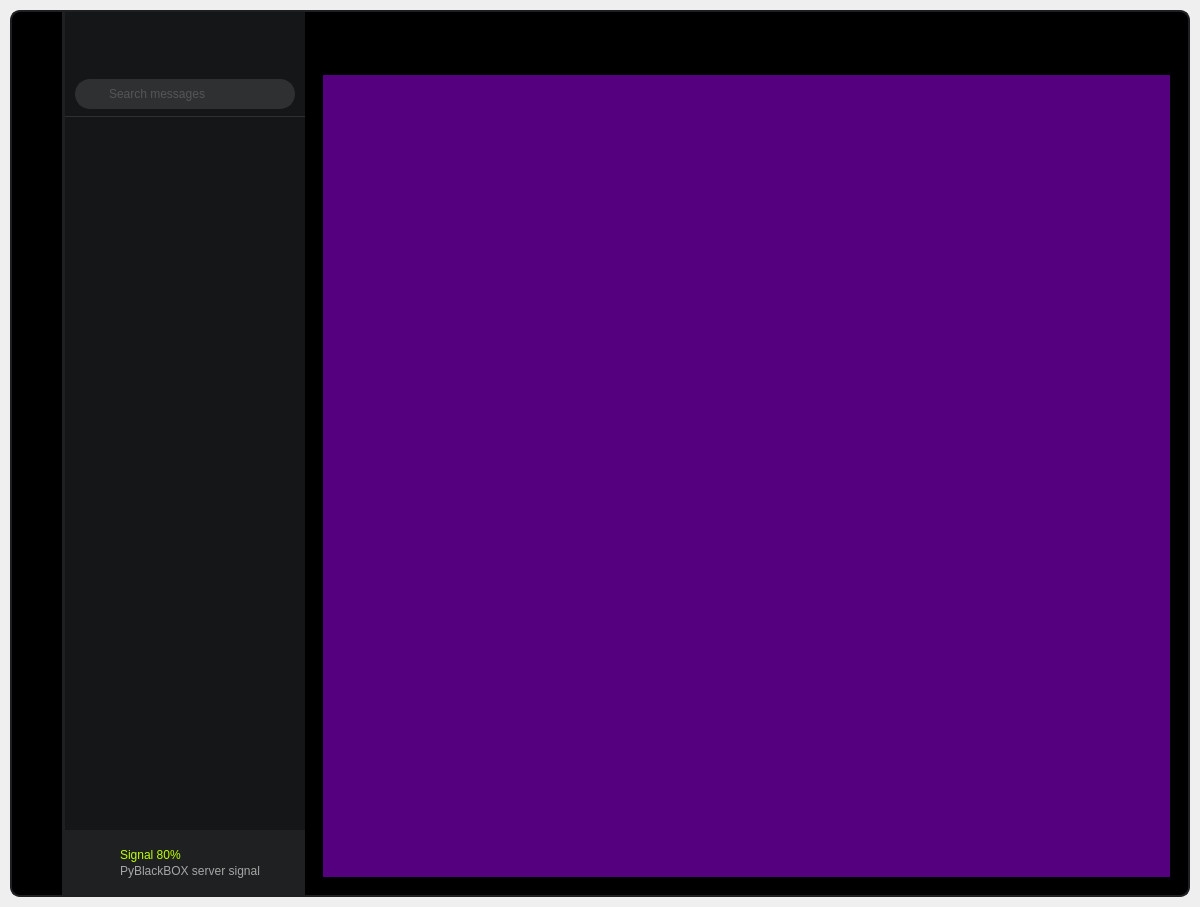
<?xml version="1.0" encoding="UTF-8"?>
<ui version="4.0">
 <class>MainWindow</class>
 <widget class="QMainWindow" name="MainWindow">
  <property name="geometry">
   <rect>
    <x>0</x>
    <y>0</y>
    <width>1200</width>
    <height>907</height>
   </rect>
  </property>
  <property name="windowTitle">
   <string>MainWindow</string>
  </property>
  <widget class="QWidget" name="stylesheet">
   <property name="styleSheet">
    <string notr="true">/* DEFAULT */
QWidget {
	font: 9pt &quot;Segoe UI&quot;;
	color: rgb(230, 230, 230);
	selection-background-color: rgb(86, 115, 0);
}
/* Bg App */
#bg_app {	
	background-color: rgb(0, 0, 0);
	border: 2px solid rgb(30, 32, 33);
}

/* Left Menu */
#left_menu {
	border-top-left-radius: 10px;
	border-bottom-left-radius: 10px;
}

/* Logo Top */
#logo_top {
	background-image: url(:/images_svg/images/images_svg/logo_symbol_top.svg);
	background-position: center;
	background-repeat: no-repeat;
}

/* Buttons */
#left_menu QPushButton {
	border: none;	
	background-color: transparent;
	border-radius: 10px;
	background-repeat: none;
	background-position: center;
}
#left_menu QPushButton:hover {
	background-color: rgb(21, 22, 23);
}
#left_menu QPushButton:pressed {
	background-color: rgb(172, 229, 0);
}
#add_user_btn {	
	background-image: url(:/icons_svg/images/icons_svg/icon_add_user.svg);
}
#settings_btn {	
	background-image: url(:/icons_svg/images/icons_svg/icon_settings.svg);
}

/* Left Messages */
#left_messages {
	background-color: rgb(21, 22, 23);
	border: none;
	border-left: 3px solid rgb(30, 32, 33);
}

/* Top */
#top_messages {
	border: none;
	border-bottom: 1px solid rgb(47, 48, 50);
}

/* Search Message */
#search_sms_frame .QLineEdit {
	border: 2px solid rgb(47, 48, 50);
	border-radius: 15px;
	background-color: rgb(47, 48, 50);
	color: rgb(121, 121, 121);
	padding-left: 30px;
	padding-right: 10px;
	background-image: url(:/icons_svg/images/icons_svg/icon_search.svg);
	background-repeat: none;
	background-position: left center;
}
#search_sms_frame .QLineEdit:hover {
	color: rgb(230, 230, 230);
	border: 2px solid rgb(62, 63, 66);
}
#search_sms_frame .QLineEdit:focus {
	color: rgb(230, 230, 230);
	border: 2px solid rgb(53, 54, 56);
	background-color: rgb(14, 14, 15);
}

/* Menus Scroll Area */
#left_messages_scroll, #messages_scroll {
	background-color: transparent;
}

/* Bottom / Signal */
#bottom_messages {	
	background-color: rgb(30, 32, 33);
}
#signal_icon { 
	background-image: url(:/icons_svg/images/icons_svg/icon_signal.svg);
	background-repeat: none;
	background-position: left center;
}
#label_top{	
	font: 800 10pt &quot;Segoe UI&quot;;
	color: rgb(189, 255, 0);
}
#label_bottom {	
	color: rgb(166, 166, 166);
}

/* Right Content */
#right_content {
	border-top-right-radius: 10px;
	border-bottom-right-radius: 10px;
}

/* Top Bar */
#top_bar {
	border-top-right-radius: 10px;
}

/* Title Bar */
#title_bar {
	background-image: url(:/images_svg/images/images_svg/text_logo.svg);
	background-repeat: no-repeat;
	background-position: left center;
	border-left: 15px solid transparent;
}

/* Top BTNs */
#top_btns {  }
#top_btns .QPushButton {	
	background-position: center;
    background-repeat: no-repeat;
	border: none;
	outline: none;
	border-radius: 8px;
	text-align: left;
}
#top_btns .QPushButton:hover { background-color: rgb(21, 22, 23); }
#top_btns .QPushButton:pressed { background-color: rgb(172, 229, 0); }
#top_btns #close_app_btn:hover { background-color: rgb(255, 0, 127); }
#top_btns #close_app_btn:pressed { background-color: rgb(172, 229, 0); }

/* Content / Pages */
#app_pages {
	background-color: transparent;
}
/* /////////////////////////////////////////////////////////////////////////////////////////////////
ScrollBars */
QScrollBar:horizontal {
    border: none;
    background: rgb(52, 59, 72);
    height: 8px;
    margin: 0px 21px 0 21px;
	border-radius: 0px;
}
QScrollBar::handle:horizontal {
    background: rgb(47, 48, 50);
    min-width: 25px;
	border-radius: 4px
}
QScrollBar::add-line:horizontal {
    border: none;
    background: rgb(55, 63, 77);
    width: 20px;
	border-top-right-radius: 4px;
    border-bottom-right-radius: 4px;
    subcontrol-position: right;
    subcontrol-origin: margin;
}
QScrollBar::sub-line:horizontal {
    border: none;
    background: rgb(55, 63, 77);
    width: 20px;
	border-top-left-radius: 4px;
    border-bottom-left-radius: 4px;
    subcontrol-position: left;
    subcontrol-origin: margin;
}
QScrollBar::up-arrow:horizontal, QScrollBar::down-arrow:horizontal
{
     background: none;
}
QScrollBar::add-page:horizontal, QScrollBar::sub-page:horizontal
{
     background: none;
}
 QScrollBar:vertical {
	border: none;
    background: rgb(52, 59, 72);
    width: 8px;
    margin: 21px 0 21px 0;
	border-radius: 0px;
 }
 QScrollBar::handle:vertical {	
	background: rgb(47, 48, 50);
    min-height: 25px;
	border-radius: 4px
 }
 QScrollBar::add-line:vertical {
     border: none;
    background: transparent;
     height: 10px;
    border-radius: 4px;
     subcontrol-position: bottom;
     subcontrol-origin: margin;
 }
 QScrollBar::sub-line:vertical {
	border: none;
    background: transparent;
    height: 10px;
    border-radius: 4px;
     subcontrol-position: top;
     subcontrol-origin: margin;
 }
 QScrollBar::up-arrow:vertical, QScrollBar::down-arrow:vertical {
     background: none;
 }

 QScrollBar::add-page:vertical, QScrollBar::sub-page:vertical {
     background: none;
 }

</string>
   </property>
   <layout class="QVBoxLayout" name="margins_app">
    <property name="spacing">
     <number>0</number>
    </property>
    <property name="leftMargin">
     <number>10</number>
    </property>
    <property name="topMargin">
     <number>10</number>
    </property>
    <property name="rightMargin">
     <number>10</number>
    </property>
    <property name="bottomMargin">
     <number>10</number>
    </property>
    <item>
     <widget class="QFrame" name="bg_app">
      <property name="styleSheet">
       <string notr="true">#bg_app { border-radius: 10px; }</string>
      </property>
      <property name="frameShape">
       <enum>QFrame::NoFrame</enum>
      </property>
      <property name="frameShadow">
       <enum>QFrame::Raised</enum>
      </property>
      <property name="lineWidth">
       <number>0</number>
      </property>
      <layout class="QVBoxLayout" name="base_Layout">
       <property name="spacing">
        <number>0</number>
       </property>
       <property name="leftMargin">
        <number>0</number>
       </property>
       <property name="topMargin">
        <number>0</number>
       </property>
       <property name="rightMargin">
        <number>0</number>
       </property>
       <property name="bottomMargin">
        <number>0</number>
       </property>
       <item>
        <layout class="QHBoxLayout" name="horizontal_Layout">
         <property name="spacing">
          <number>0</number>
         </property>
         <item>
          <widget class="QFrame" name="left_menu">
           <property name="minimumSize">
            <size>
             <width>50</width>
             <height>0</height>
            </size>
           </property>
           <property name="maximumSize">
            <size>
             <width>50</width>
             <height>16777215</height>
            </size>
           </property>
           <property name="frameShape">
            <enum>QFrame::NoFrame</enum>
           </property>
           <property name="frameShadow">
            <enum>QFrame::Raised</enum>
           </property>
           <property name="lineWidth">
            <number>0</number>
           </property>
           <layout class="QVBoxLayout" name="vertical_left_menu_layout">
            <property name="spacing">
             <number>0</number>
            </property>
            <property name="leftMargin">
             <number>0</number>
            </property>
            <property name="topMargin">
             <number>0</number>
            </property>
            <property name="rightMargin">
             <number>0</number>
            </property>
            <property name="bottomMargin">
             <number>0</number>
            </property>
            <item>
             <widget class="QLabel" name="logo_top">
              <property name="minimumSize">
               <size>
                <width>50</width>
                <height>50</height>
               </size>
              </property>
              <property name="maximumSize">
               <size>
                <width>50</width>
                <height>50</height>
               </size>
              </property>
             </widget>
            </item>
            <item>
             <widget class="QFrame" name="top_menus">
              <property name="minimumSize">
               <size>
                <width>0</width>
                <height>50</height>
               </size>
              </property>
              <property name="frameShape">
               <enum>QFrame::NoFrame</enum>
              </property>
              <property name="frameShadow">
               <enum>QFrame::Raised</enum>
              </property>
              <layout class="QVBoxLayout" name="top_menus_layout">
               <property name="spacing">
                <number>5</number>
               </property>
               <property name="leftMargin">
                <number>5</number>
               </property>
               <property name="topMargin">
                <number>5</number>
               </property>
               <property name="rightMargin">
                <number>5</number>
               </property>
               <property name="bottomMargin">
                <number>5</number>
               </property>
              </layout>
             </widget>
            </item>
            <item>
             <spacer name="spacer_vertical_menu">
              <property name="orientation">
               <enum>Qt::Vertical</enum>
              </property>
              <property name="sizeHint" stdset="0">
               <size>
                <width>20</width>
                <height>40</height>
               </size>
              </property>
             </spacer>
            </item>
            <item>
             <widget class="QFrame" name="bottom_menus">
              <property name="minimumSize">
               <size>
                <width>0</width>
                <height>50</height>
               </size>
              </property>
              <property name="frameShape">
               <enum>QFrame::NoFrame</enum>
              </property>
              <property name="frameShadow">
               <enum>QFrame::Raised</enum>
              </property>
              <layout class="QVBoxLayout" name="bottom_menus_layout">
               <property name="spacing">
                <number>5</number>
               </property>
               <property name="sizeConstraint">
                <enum>QLayout::SetMinAndMaxSize</enum>
               </property>
               <property name="leftMargin">
                <number>5</number>
               </property>
               <property name="topMargin">
                <number>5</number>
               </property>
               <property name="rightMargin">
                <number>5</number>
               </property>
               <property name="bottomMargin">
                <number>5</number>
               </property>
              </layout>
             </widget>
            </item>
           </layout>
          </widget>
         </item>
         <item>
          <widget class="QFrame" name="left_messages">
           <property name="minimumSize">
            <size>
             <width>243</width>
             <height>0</height>
            </size>
           </property>
           <property name="maximumSize">
            <size>
             <width>243</width>
             <height>16777215</height>
            </size>
           </property>
           <property name="frameShape">
            <enum>QFrame::NoFrame</enum>
           </property>
           <property name="frameShadow">
            <enum>QFrame::Raised</enum>
           </property>
           <property name="lineWidth">
            <number>0</number>
           </property>
           <layout class="QVBoxLayout" name="left_box_layout">
            <property name="spacing">
             <number>0</number>
            </property>
            <property name="leftMargin">
             <number>0</number>
            </property>
            <property name="topMargin">
             <number>0</number>
            </property>
            <property name="rightMargin">
             <number>0</number>
            </property>
            <property name="bottomMargin">
             <number>0</number>
            </property>
            <item>
             <widget class="QFrame" name="top_messages">
              <property name="minimumSize">
               <size>
                <width>0</width>
                <height>105</height>
               </size>
              </property>
              <property name="maximumSize">
               <size>
                <width>16777215</width>
                <height>105</height>
               </size>
              </property>
              <property name="frameShape">
               <enum>QFrame::NoFrame</enum>
              </property>
              <property name="frameShadow">
               <enum>QFrame::Raised</enum>
              </property>
              <layout class="QVBoxLayout" name="top_messages_layout">
               <property name="spacing">
                <number>0</number>
               </property>
               <property name="leftMargin">
                <number>0</number>
               </property>
               <property name="topMargin">
                <number>0</number>
               </property>
               <property name="rightMargin">
                <number>0</number>
               </property>
               <property name="bottomMargin">
                <number>0</number>
               </property>
               <item>
                <widget class="QFrame" name="top_user_frame">
                 <property name="minimumSize">
                  <size>
                   <width>0</width>
                   <height>60</height>
                  </size>
                 </property>
                 <property name="maximumSize">
                  <size>
                   <width>16777215</width>
                   <height>60</height>
                  </size>
                 </property>
                 <property name="frameShape">
                  <enum>QFrame::NoFrame</enum>
                 </property>
                 <property name="frameShadow">
                  <enum>QFrame::Raised</enum>
                 </property>
                </widget>
               </item>
               <item>
                <widget class="QFrame" name="search_sms_frame">
                 <property name="minimumSize">
                  <size>
                   <width>0</width>
                   <height>40</height>
                  </size>
                 </property>
                 <property name="maximumSize">
                  <size>
                   <width>16777215</width>
                   <height>40</height>
                  </size>
                 </property>
                 <property name="frameShape">
                  <enum>QFrame::NoFrame</enum>
                 </property>
                 <property name="frameShadow">
                  <enum>QFrame::Raised</enum>
                 </property>
                 <layout class="QVBoxLayout" name="verticalLayout_6">
                  <property name="spacing">
                   <number>0</number>
                  </property>
                  <property name="leftMargin">
                   <number>10</number>
                  </property>
                  <property name="topMargin">
                   <number>0</number>
                  </property>
                  <property name="rightMargin">
                   <number>10</number>
                  </property>
                  <property name="bottomMargin">
                   <number>0</number>
                  </property>
                  <item alignment="Qt::AlignVCenter">
                   <widget class="QLineEdit" name="search_line_edit">
                    <property name="minimumSize">
                     <size>
                      <width>0</width>
                      <height>30</height>
                     </size>
                    </property>
                    <property name="maximumSize">
                     <size>
                      <width>16777215</width>
                      <height>40</height>
                     </size>
                    </property>
                    <property name="placeholderText">
                     <string>Search messages</string>
                    </property>
                   </widget>
                  </item>
                 </layout>
                </widget>
               </item>
              </layout>
             </widget>
            </item>
            <item>
             <widget class="QScrollArea" name="left_messages_scroll">
              <property name="frameShape">
               <enum>QFrame::NoFrame</enum>
              </property>
              <property name="verticalScrollBarPolicy">
               <enum>Qt::ScrollBarAlwaysOff</enum>
              </property>
              <property name="horizontalScrollBarPolicy">
               <enum>Qt::ScrollBarAlwaysOff</enum>
              </property>
              <property name="widgetResizable">
               <bool>true</bool>
              </property>
              <widget class="QWidget" name="messages_scroll">
               <property name="geometry">
                <rect>
                 <x>0</x>
                 <y>0</y>
                 <width>240</width>
                 <height>711</height>
                </rect>
               </property>
               <layout class="QVBoxLayout" name="messages_layout_base">
                <property name="spacing">
                 <number>0</number>
                </property>
                <property name="leftMargin">
                 <number>0</number>
                </property>
                <property name="topMargin">
                 <number>5</number>
                </property>
                <property name="rightMargin">
                 <number>0</number>
                </property>
                <property name="bottomMargin">
                 <number>5</number>
                </property>
                <item alignment="Qt::AlignTop">
                 <widget class="QFrame" name="messages_frame">
                  <property name="frameShape">
                   <enum>QFrame::NoFrame</enum>
                  </property>
                  <property name="frameShadow">
                   <enum>QFrame::Raised</enum>
                  </property>
                  <layout class="QVBoxLayout" name="messages_layout">
                   <property name="spacing">
                    <number>5</number>
                   </property>
                   <property name="leftMargin">
                    <number>0</number>
                   </property>
                   <property name="topMargin">
                    <number>0</number>
                   </property>
                   <property name="rightMargin">
                    <number>0</number>
                   </property>
                   <property name="bottomMargin">
                    <number>0</number>
                   </property>
                  </layout>
                 </widget>
                </item>
               </layout>
              </widget>
             </widget>
            </item>
            <item>
             <widget class="QFrame" name="bottom_messages">
              <property name="minimumSize">
               <size>
                <width>0</width>
                <height>65</height>
               </size>
              </property>
              <property name="maximumSize">
               <size>
                <width>16777215</width>
                <height>65</height>
               </size>
              </property>
              <property name="frameShape">
               <enum>QFrame::NoFrame</enum>
              </property>
              <property name="frameShadow">
               <enum>QFrame::Raised</enum>
              </property>
              <layout class="QVBoxLayout" name="verticalLayout_5">
               <property name="spacing">
                <number>0</number>
               </property>
               <property name="leftMargin">
                <number>15</number>
               </property>
               <property name="topMargin">
                <number>0</number>
               </property>
               <property name="rightMargin">
                <number>10</number>
               </property>
               <property name="bottomMargin">
                <number>0</number>
               </property>
               <item alignment="Qt::AlignVCenter">
                <widget class="QFrame" name="signal_frame">
                 <property name="minimumSize">
                  <size>
                   <width>0</width>
                   <height>35</height>
                  </size>
                 </property>
                 <property name="maximumSize">
                  <size>
                   <width>16777215</width>
                   <height>35</height>
                  </size>
                 </property>
                 <property name="frameShape">
                  <enum>QFrame::NoFrame</enum>
                 </property>
                 <property name="frameShadow">
                  <enum>QFrame::Raised</enum>
                 </property>
                 <layout class="QHBoxLayout" name="horizontalLayout_2">
                  <property name="spacing">
                   <number>10</number>
                  </property>
                  <property name="leftMargin">
                   <number>0</number>
                  </property>
                  <property name="topMargin">
                   <number>0</number>
                  </property>
                  <property name="rightMargin">
                   <number>0</number>
                  </property>
                  <property name="bottomMargin">
                   <number>0</number>
                  </property>
                  <item>
                   <widget class="QFrame" name="signal_icon">
                    <property name="maximumSize">
                     <size>
                      <width>30</width>
                      <height>16777215</height>
                     </size>
                    </property>
                    <property name="frameShape">
                     <enum>QFrame::NoFrame</enum>
                    </property>
                    <property name="frameShadow">
                     <enum>QFrame::Raised</enum>
                    </property>
                   </widget>
                  </item>
                  <item>
                   <widget class="QFrame" name="signal_text">
                    <property name="frameShape">
                     <enum>QFrame::NoFrame</enum>
                    </property>
                    <property name="frameShadow">
                     <enum>QFrame::Raised</enum>
                    </property>
                    <layout class="QVBoxLayout" name="verticalLayout_7">
                     <property name="spacing">
                      <number>0</number>
                     </property>
                     <property name="leftMargin">
                      <number>0</number>
                     </property>
                     <property name="topMargin">
                      <number>2</number>
                     </property>
                     <property name="rightMargin">
                      <number>0</number>
                     </property>
                     <property name="bottomMargin">
                      <number>2</number>
                     </property>
                     <item>
                      <widget class="QLabel" name="label_top">
                       <property name="text">
                        <string>Signal 80%</string>
                       </property>
                      </widget>
                     </item>
                     <item>
                      <widget class="QLabel" name="label_bottom">
                       <property name="text">
                        <string>PyBlackBOX server signal</string>
                       </property>
                      </widget>
                     </item>
                    </layout>
                   </widget>
                  </item>
                 </layout>
                </widget>
               </item>
              </layout>
             </widget>
            </item>
           </layout>
          </widget>
         </item>
         <item>
          <widget class="QFrame" name="right_content">
           <property name="font">
            <font>
             <family>Segoe UI</family>
             <pointsize>9</pointsize>
             <weight>50</weight>
             <italic>false</italic>
             <bold>false</bold>
             <stylestrategy>PreferAntialias</stylestrategy>
            </font>
           </property>
           <property name="frameShape">
            <enum>QFrame::NoFrame</enum>
           </property>
           <property name="frameShadow">
            <enum>QFrame::Raised</enum>
           </property>
           <property name="lineWidth">
            <number>0</number>
           </property>
           <layout class="QVBoxLayout" name="verticalLayout">
            <property name="spacing">
             <number>0</number>
            </property>
            <property name="leftMargin">
             <number>0</number>
            </property>
            <property name="topMargin">
             <number>0</number>
            </property>
            <property name="rightMargin">
             <number>0</number>
            </property>
            <property name="bottomMargin">
             <number>0</number>
            </property>
            <item>
             <widget class="QFrame" name="top_bar">
              <property name="minimumSize">
               <size>
                <width>0</width>
                <height>45</height>
               </size>
              </property>
              <property name="maximumSize">
               <size>
                <width>16777215</width>
                <height>45</height>
               </size>
              </property>
              <property name="frameShape">
               <enum>QFrame::NoFrame</enum>
              </property>
              <property name="frameShadow">
               <enum>QFrame::Raised</enum>
              </property>
              <property name="lineWidth">
               <number>0</number>
              </property>
              <layout class="QHBoxLayout" name="horizontalLayout">
               <property name="spacing">
                <number>0</number>
               </property>
               <property name="leftMargin">
                <number>0</number>
               </property>
               <property name="topMargin">
                <number>0</number>
               </property>
               <property name="rightMargin">
                <number>0</number>
               </property>
               <property name="bottomMargin">
                <number>0</number>
               </property>
               <item>
                <widget class="QLabel" name="title_bar">
                 <property name="lineWidth">
                  <number>0</number>
                 </property>
                 <property name="text">
                  <string/>
                 </property>
                </widget>
               </item>
               <item>
                <widget class="QFrame" name="top_btns">
                 <property name="maximumSize">
                  <size>
                   <width>100</width>
                   <height>16777215</height>
                  </size>
                 </property>
                 <property name="frameShape">
                  <enum>QFrame::NoFrame</enum>
                 </property>
                 <property name="frameShadow">
                  <enum>QFrame::Raised</enum>
                 </property>
                 <property name="lineWidth">
                  <number>0</number>
                 </property>
                 <layout class="QHBoxLayout" name="top_btn_layout">
                  <property name="spacing">
                   <number>4</number>
                  </property>
                  <property name="leftMargin">
                   <number>0</number>
                  </property>
                  <property name="topMargin">
                   <number>0</number>
                  </property>
                  <property name="rightMargin">
                   <number>0</number>
                  </property>
                  <property name="bottomMargin">
                   <number>0</number>
                  </property>
                  <item>
                   <widget class="QPushButton" name="minimize_app_btn">
                    <property name="minimumSize">
                     <size>
                      <width>28</width>
                      <height>28</height>
                     </size>
                    </property>
                    <property name="maximumSize">
                     <size>
                      <width>28</width>
                      <height>28</height>
                     </size>
                    </property>
                    <property name="font">
                     <font>
                      <family>Segoe UI</family>
                      <pointsize>9</pointsize>
                      <weight>50</weight>
                      <italic>false</italic>
                      <bold>false</bold>
                      <stylestrategy>NoAntialias</stylestrategy>
                     </font>
                    </property>
                    <property name="cursor">
                     <cursorShape>PointingHandCursor</cursorShape>
                    </property>
                    <property name="toolTip">
                     <string>Minimize</string>
                    </property>
                    <property name="styleSheet">
                     <string notr="true">background-image: url(:/icons_svg/images/icons_svg/icon_minimize.svg);</string>
                    </property>
                    <property name="text">
                     <string/>
                    </property>
                    <property name="iconSize">
                     <size>
                      <width>20</width>
                      <height>20</height>
                     </size>
                    </property>
                   </widget>
                  </item>
                  <item>
                   <widget class="QPushButton" name="maximize_restore_app_btn">
                    <property name="minimumSize">
                     <size>
                      <width>28</width>
                      <height>28</height>
                     </size>
                    </property>
                    <property name="maximumSize">
                     <size>
                      <width>28</width>
                      <height>28</height>
                     </size>
                    </property>
                    <property name="font">
                     <font>
                      <family>Segoe UI</family>
                      <pointsize>9</pointsize>
                      <weight>50</weight>
                      <italic>false</italic>
                      <bold>false</bold>
                      <stylestrategy>PreferDefault</stylestrategy>
                     </font>
                    </property>
                    <property name="cursor">
                     <cursorShape>PointingHandCursor</cursorShape>
                    </property>
                    <property name="toolTip">
                     <string>Maximize</string>
                    </property>
                    <property name="styleSheet">
                     <string notr="true">background-image: url(:/icons_svg/images/icons_svg/icon_maximize.svg);</string>
                    </property>
                    <property name="text">
                     <string/>
                    </property>
                    <property name="iconSize">
                     <size>
                      <width>20</width>
                      <height>20</height>
                     </size>
                    </property>
                   </widget>
                  </item>
                  <item>
                   <widget class="QPushButton" name="close_app_btn">
                    <property name="minimumSize">
                     <size>
                      <width>28</width>
                      <height>28</height>
                     </size>
                    </property>
                    <property name="maximumSize">
                     <size>
                      <width>28</width>
                      <height>28</height>
                     </size>
                    </property>
                    <property name="cursor">
                     <cursorShape>PointingHandCursor</cursorShape>
                    </property>
                    <property name="toolTip">
                     <string>Close</string>
                    </property>
                    <property name="styleSheet">
                     <string notr="true">background-image: url(:/icons_svg/images/icons_svg/icon_close.svg);</string>
                    </property>
                    <property name="text">
                     <string/>
                    </property>
                    <property name="iconSize">
                     <size>
                      <width>20</width>
                      <height>20</height>
                     </size>
                    </property>
                   </widget>
                  </item>
                  <item>
                   <spacer name="horizontalSpacer">
                    <property name="orientation">
                     <enum>Qt::Horizontal</enum>
                    </property>
                    <property name="sizeHint" stdset="0">
                     <size>
                      <width>40</width>
                      <height>20</height>
                     </size>
                    </property>
                   </spacer>
                  </item>
                 </layout>
                </widget>
               </item>
              </layout>
             </widget>
            </item>
            <item>
             <widget class="QFrame" name="content">
              <property name="frameShape">
               <enum>QFrame::NoFrame</enum>
              </property>
              <property name="frameShadow">
               <enum>QFrame::Raised</enum>
              </property>
              <property name="lineWidth">
               <number>0</number>
              </property>
              <layout class="QVBoxLayout" name="verticalLayout_4">
               <item>
                <widget class="QStackedWidget" name="app_pages">
                 <property name="styleSheet">
                  <string notr="true">background-color: transparent;</string>
                 </property>
                 <property name="currentIndex">
                  <number>3</number>
                 </property>
                 <widget class="QWidget" name="home">
                  <property name="styleSheet">
                   <string notr="true">#home {
	background-position: center;
	background-repeat: no-repeat;
	background-image: url(:/images_svg/images/images_svg/logo_home.svg);
}</string>
                  </property>
                 </widget>
                 <widget class="QWidget" name="chat">
                  <layout class="QVBoxLayout" name="chat_layout">
                   <property name="spacing">
                    <number>0</number>
                   </property>
                   <property name="leftMargin">
                    <number>0</number>
                   </property>
                   <property name="topMargin">
                    <number>0</number>
                   </property>
                   <property name="rightMargin">
                    <number>0</number>
                   </property>
                   <property name="bottomMargin">
                    <number>0</number>
                   </property>
                  </layout>
                 </widget>
                 <widget class="QWidget" name="page_scope">
                  <layout class="QVBoxLayout" name="verticalLayout_2">
                   <item>
                    <widget class="MplWidget" name="PBB_MplWidget_ACMPlot" native="true">
                     <property name="sizePolicy">
                      <sizepolicy hsizetype="Preferred" vsizetype="MinimumExpanding">
                       <horstretch>0</horstretch>
                       <verstretch>0</verstretch>
                      </sizepolicy>
                     </property>
                     <property name="minimumSize">
                      <size>
                       <width>800</width>
                       <height>800</height>
                      </size>
                     </property>
                     <property name="styleSheet">
                      <string notr="true">background-color: rgb(170, 0, 127)</string>
                     </property>
                    </widget>
                   </item>
                  </layout>
                 </widget>
                 <widget class="QWidget" name="page_console">
                  <layout class="QVBoxLayout" name="verticalLayout_3">
                   <item>
                    <widget class="ConsoleWidget" name="PBB_ConsoleWidget" native="true">
                     <property name="enabled">
                      <bool>true</bool>
                     </property>
                     <property name="minimumSize">
                      <size>
                       <width>500</width>
                       <height>300</height>
                      </size>
                     </property>
                     <property name="styleSheet">
                      <string notr="true">background-color: rgb(85, 0, 127);</string>
                     </property>
                    </widget>
                   </item>
                  </layout>
                 </widget>
                </widget>
               </item>
              </layout>
             </widget>
            </item>
           </layout>
          </widget>
         </item>
        </layout>
       </item>
      </layout>
     </widget>
    </item>
   </layout>
  </widget>
 </widget>
 <customwidgets>
  <customwidget>
   <class>MplWidget</class>
   <extends>QWidget</extends>
   <header>mplwidget.h</header>
   <container>1</container>
  </customwidget>
  <customwidget>
   <class>ConsoleWidget</class>
   <extends>QWidget</extends>
   <header>consolewidget.h</header>
   <container>1</container>
  </customwidget>
 </customwidgets>
 <resources>
  <include location="resources.qrc"/>
 </resources>
 <connections/>
</ui>
